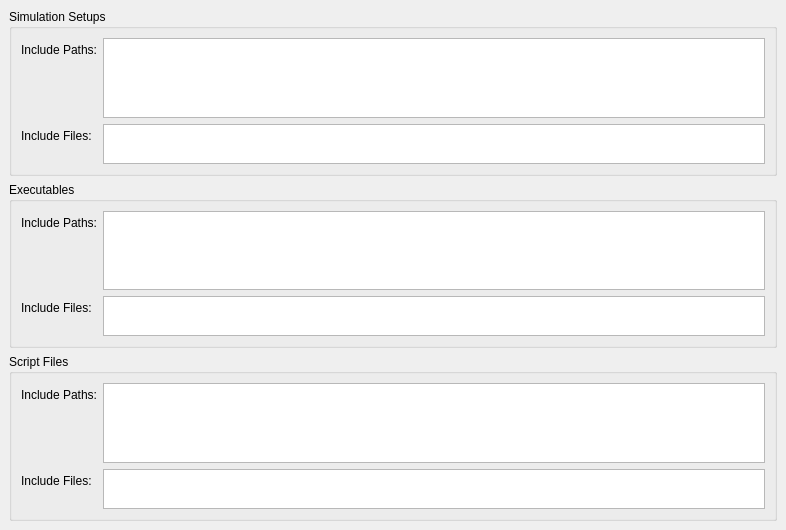
<?xml version="1.0" encoding="UTF-8"?>
<ui version="4.0">
 <class>SimulationSettings</class>
 <widget class="SettingsWidget" name="SimulationSettings">
  <property name="geometry">
   <rect>
    <x>0</x>
    <y>0</y>
    <width>786</width>
    <height>530</height>
   </rect>
  </property>
  <property name="windowTitle">
   <string>Form</string>
  </property>
  <layout class="QVBoxLayout" name="verticalLayout">
   <property name="spacing">
    <number>0</number>
   </property>
   <property name="margin">
    <number>0</number>
   </property>
   <item>
    <widget class="QScrollArea" name="scrollArea">
     <property name="frameShape">
      <enum>QFrame::NoFrame</enum>
     </property>
     <property name="frameShadow">
      <enum>QFrame::Sunken</enum>
     </property>
     <property name="lineWidth">
      <number>0</number>
     </property>
     <property name="widgetResizable">
      <bool>true</bool>
     </property>
     <widget class="QWidget" name="scrollAreaWidgetContents">
      <property name="geometry">
       <rect>
        <x>0</x>
        <y>0</y>
        <width>786</width>
        <height>530</height>
       </rect>
      </property>
      <layout class="QVBoxLayout" name="verticalLayout_2">
       <item>
        <widget class="QGroupBox" name="setupsGroupBox">
         <property name="title">
          <string>Simulation Setups</string>
         </property>
         <layout class="QFormLayout" name="formLayout_2">
          <item row="0" column="0">
           <widget class="QLabel" name="setupsLabel1">
            <property name="text">
             <string>Include Paths:</string>
            </property>
           </widget>
          </item>
          <item row="0" column="1">
           <widget class="QPlainTextEdit" name="setupsPathsEdit">
            <property name="toolTip">
             <string>Enter-separated list of include directories for Simulation Setups.</string>
            </property>
            <property name="whatsThis">
             <string>Include paths for simulation setups.

Simulation setup files found in one of these directories will be shown as default setups in the simulation setup list in the file menu.</string>
            </property>
           </widget>
          </item>
          <item row="1" column="0">
           <widget class="QLabel" name="setupsLabel2">
            <property name="text">
             <string>Include Files:</string>
            </property>
           </widget>
          </item>
          <item row="1" column="1">
           <widget class="QPlainTextEdit" name="setupsFilesEdit">
            <property name="maximumSize">
             <size>
              <width>16777215</width>
              <height>40</height>
             </size>
            </property>
            <property name="toolTip">
             <string>Enter-separated list of single SimulationSetups to include.</string>
            </property>
            <property name="whatsThis">
             <string>Include single simulation setups.

Simulation setup files included this way will be shown as default setups in the simulation setup list in the file menu.</string>
            </property>
           </widget>
          </item>
         </layout>
        </widget>
       </item>
       <item>
        <widget class="QGroupBox" name="executablesGroupBox">
         <property name="title">
          <string>Executables</string>
         </property>
         <layout class="QFormLayout" name="formLayout">
          <item row="0" column="0">
           <widget class="QLabel" name="executablesLabel1">
            <property name="text">
             <string>Include Paths:</string>
            </property>
           </widget>
          </item>
          <item row="0" column="1">
           <widget class="QPlainTextEdit" name="executablesPathsEdit">
            <property name="toolTip">
             <string>&lt;!DOCTYPE HTML PUBLIC &quot;-//W3C//DTD HTML 4.0//EN&quot; &quot;http://www.w3.org/TR/REC-html40/strict.dtd&quot;&gt;
&lt;html&gt;&lt;head&gt;&lt;meta name=&quot;qrichtext&quot; content=&quot;1&quot; /&gt;&lt;style type=&quot;text/css&quot;&gt;
p, li { white-space: pre-wrap; }
&lt;/style&gt;&lt;/head&gt;&lt;body style=&quot; font-family:'MS Shell Dlg 2'; font-size:8.25pt; font-weight:400; font-style:normal;&quot;&gt;
&lt;p style=&quot; margin-top:0px; margin-bottom:0px; margin-left:0px; margin-right:0px; -qt-block-indent:0; text-indent:0px;&quot;&gt;&lt;span style=&quot; font-size:8pt;&quot;&gt;Enter-separated list of include directories for executables.&lt;/span&gt;&lt;/p&gt;
&lt;p style=&quot; margin-top:0px; margin-bottom:0px; margin-left:0px; margin-right:0px; -qt-block-indent:0; text-indent:0px;&quot;&gt;&lt;span style=&quot; font-size:8pt;&quot;&gt;Executables contained in one of these directories can be addressed in several plugins simply by using their name.&lt;/span&gt;&lt;/p&gt;&lt;/body&gt;&lt;/html&gt;</string>
            </property>
            <property name="whatsThis">
             <string>&lt;!DOCTYPE HTML PUBLIC &quot;-//W3C//DTD HTML 4.0//EN&quot; &quot;http://www.w3.org/TR/REC-html40/strict.dtd&quot;&gt;
&lt;html&gt;&lt;head&gt;&lt;meta name=&quot;qrichtext&quot; content=&quot;1&quot; /&gt;&lt;style type=&quot;text/css&quot;&gt;
p, li { white-space: pre-wrap; }
&lt;/style&gt;&lt;/head&gt;&lt;body style=&quot; font-family:'MS Shell Dlg 2'; font-size:8.25pt; font-weight:400; font-style:normal;&quot;&gt;
&lt;p style=&quot; margin-top:0px; margin-bottom:0px; margin-left:0px; margin-right:0px; -qt-block-indent:0; text-indent:0px;&quot;&gt;&lt;span style=&quot; font-size:8pt;&quot;&gt;Include paths for executables.&lt;/span&gt;&lt;/p&gt;
&lt;p style=&quot;-qt-paragraph-type:empty; margin-top:0px; margin-bottom:0px; margin-left:0px; margin-right:0px; -qt-block-indent:0; text-indent:0px; font-size:8pt;&quot;&gt;&lt;/p&gt;
&lt;p style=&quot; margin-top:0px; margin-bottom:0px; margin-left:0px; margin-right:0px; -qt-block-indent:0; text-indent:0px;&quot;&gt;&lt;span style=&quot; font-size:8pt;&quot;&gt;Executables found in one of these directories can be addressed by their name in the Simulation Manager.&lt;/span&gt;&lt;/p&gt;
&lt;p style=&quot; margin-top:0px; margin-bottom:0px; margin-left:0px; margin-right:0px; -qt-block-indent:0; text-indent:0px;&quot;&gt;&lt;span style=&quot; font-size:8pt;&quot;&gt;(E.g. &amp;quot;C:\\....\MyExecutable.exe&amp;quot; can be addressed as &amp;quot;MyExecutable.exe&amp;quot; or &amp;quot;MyExecutable&amp;quot;)&lt;/span&gt;&lt;/p&gt;&lt;/body&gt;&lt;/html&gt;</string>
            </property>
           </widget>
          </item>
          <item row="1" column="0">
           <widget class="QLabel" name="executablesLabel2">
            <property name="text">
             <string>Include Files:</string>
            </property>
           </widget>
          </item>
          <item row="1" column="1">
           <widget class="QPlainTextEdit" name="executablesFilesEdit">
            <property name="sizePolicy">
             <sizepolicy hsizetype="Expanding" vsizetype="Expanding">
              <horstretch>0</horstretch>
              <verstretch>0</verstretch>
             </sizepolicy>
            </property>
            <property name="minimumSize">
             <size>
              <width>0</width>
              <height>40</height>
             </size>
            </property>
            <property name="maximumSize">
             <size>
              <width>16777215</width>
              <height>40</height>
             </size>
            </property>
            <property name="toolTip">
             <string>&lt;!DOCTYPE HTML PUBLIC &quot;-//W3C//DTD HTML 4.0//EN&quot; &quot;http://www.w3.org/TR/REC-html40/strict.dtd&quot;&gt;
&lt;html&gt;&lt;head&gt;&lt;meta name=&quot;qrichtext&quot; content=&quot;1&quot; /&gt;&lt;style type=&quot;text/css&quot;&gt;
p, li { white-space: pre-wrap; }
&lt;/style&gt;&lt;/head&gt;&lt;body style=&quot; font-family:'MS Shell Dlg 2'; font-size:8.25pt; font-weight:400; font-style:normal;&quot;&gt;
&lt;p style=&quot; margin-top:0px; margin-bottom:0px; margin-left:0px; margin-right:0px; -qt-block-indent:0; text-indent:0px;&quot;&gt;&lt;span style=&quot; font-size:8pt;&quot;&gt;Enter-separated list of paths to single executables to include.&lt;/span&gt;&lt;/p&gt;
&lt;p style=&quot; margin-top:0px; margin-bottom:0px; margin-left:0px; margin-right:0px; -qt-block-indent:0; text-indent:0px;&quot;&gt;&lt;span style=&quot; font-size:8pt;&quot;&gt;Executables that are included can be addressed in several plugins simply by using their name.&lt;/span&gt;&lt;/p&gt;&lt;/body&gt;&lt;/html&gt;</string>
            </property>
            <property name="whatsThis">
             <string>&lt;!DOCTYPE HTML PUBLIC &quot;-//W3C//DTD HTML 4.0//EN&quot; &quot;http://www.w3.org/TR/REC-html40/strict.dtd&quot;&gt;
&lt;html&gt;&lt;head&gt;&lt;meta name=&quot;qrichtext&quot; content=&quot;1&quot; /&gt;&lt;style type=&quot;text/css&quot;&gt;
p, li { white-space: pre-wrap; }
&lt;/style&gt;&lt;/head&gt;&lt;body style=&quot; font-family:'MS Shell Dlg 2'; font-size:8.25pt; font-weight:400; font-style:normal;&quot;&gt;
&lt;p style=&quot; margin-top:0px; margin-bottom:0px; margin-left:0px; margin-right:0px; -qt-block-indent:0; text-indent:0px;&quot;&gt;&lt;span style=&quot; font-size:8pt;&quot;&gt;Includes single executables.&lt;/span&gt;&lt;/p&gt;
&lt;p style=&quot;-qt-paragraph-type:empty; margin-top:0px; margin-bottom:0px; margin-left:0px; margin-right:0px; -qt-block-indent:0; text-indent:0px; font-size:8pt;&quot;&gt;&lt;/p&gt;
&lt;p style=&quot; margin-top:0px; margin-bottom:0px; margin-left:0px; margin-right:0px; -qt-block-indent:0; text-indent:0px;&quot;&gt;&lt;span style=&quot; font-size:8pt;&quot;&gt;Executables included this way can be addressed by their name in the Simulation Manager.&lt;/span&gt;&lt;/p&gt;
&lt;p style=&quot; margin-top:0px; margin-bottom:0px; margin-left:0px; margin-right:0px; -qt-block-indent:0; text-indent:0px;&quot;&gt;&lt;span style=&quot; font-size:8pt;&quot;&gt;(E.g. &amp;quot;C:\\....\MyExecutable.exe&amp;quot; can be addressed as &amp;quot;MyExecutable.exe&amp;quot; or &amp;quot;MyExecutable&amp;quot;)&lt;/span&gt;&lt;/p&gt;&lt;/body&gt;&lt;/html&gt;</string>
            </property>
           </widget>
          </item>
         </layout>
        </widget>
       </item>
       <item>
        <widget class="QGroupBox" name="scriptsGroupBox">
         <property name="title">
          <string>Script Files</string>
         </property>
         <layout class="QFormLayout" name="formLayout_3">
          <item row="0" column="0">
           <widget class="QLabel" name="scriptsLabel1">
            <property name="text">
             <string>Include Paths:</string>
            </property>
           </widget>
          </item>
          <item row="0" column="1">
           <widget class="QPlainTextEdit" name="scriptsPathsEdit">
            <property name="toolTip">
             <string>&lt;!DOCTYPE HTML PUBLIC &quot;-//W3C//DTD HTML 4.0//EN&quot; &quot;http://www.w3.org/TR/REC-html40/strict.dtd&quot;&gt;
&lt;html&gt;&lt;head&gt;&lt;meta name=&quot;qrichtext&quot; content=&quot;1&quot; /&gt;&lt;style type=&quot;text/css&quot;&gt;
p, li { white-space: pre-wrap; }
&lt;/style&gt;&lt;/head&gt;&lt;body style=&quot; font-family:'MS Shell Dlg 2'; font-size:8.25pt; font-weight:400; font-style:normal;&quot;&gt;
&lt;p style=&quot; margin-top:0px; margin-bottom:0px; margin-left:0px; margin-right:0px; -qt-block-indent:0; text-indent:0px;&quot;&gt;&lt;span style=&quot; font-size:8pt;&quot;&gt;Enter-separated list of include directories for script files.&lt;/span&gt;&lt;/p&gt;
&lt;p style=&quot; margin-top:0px; margin-bottom:0px; margin-left:0px; margin-right:0px; -qt-block-indent:0; text-indent:0px;&quot;&gt;&lt;span style=&quot; font-size:8pt;&quot;&gt;Script files contained in one of these directories can be addressed in several plugins simply by using their name.&lt;/span&gt;&lt;/p&gt;&lt;/body&gt;&lt;/html&gt;</string>
            </property>
            <property name="whatsThis">
             <string>&lt;!DOCTYPE HTML PUBLIC &quot;-//W3C//DTD HTML 4.0//EN&quot; &quot;http://www.w3.org/TR/REC-html40/strict.dtd&quot;&gt;
&lt;html&gt;&lt;head&gt;&lt;meta name=&quot;qrichtext&quot; content=&quot;1&quot; /&gt;&lt;style type=&quot;text/css&quot;&gt;
p, li { white-space: pre-wrap; }
&lt;/style&gt;&lt;/head&gt;&lt;body style=&quot; font-family:'MS Shell Dlg 2'; font-size:8.25pt; font-weight:400; font-style:normal;&quot;&gt;
&lt;p style=&quot; margin-top:0px; margin-bottom:0px; margin-left:0px; margin-right:0px; -qt-block-indent:0; text-indent:0px;&quot;&gt;&lt;span style=&quot; font-size:8pt;&quot;&gt;Include paths for script files.&lt;/span&gt;&lt;/p&gt;
&lt;p style=&quot;-qt-paragraph-type:empty; margin-top:0px; margin-bottom:0px; margin-left:0px; margin-right:0px; -qt-block-indent:0; text-indent:0px; font-size:8pt;&quot;&gt;&lt;/p&gt;
&lt;p style=&quot; margin-top:0px; margin-bottom:0px; margin-left:0px; margin-right:0px; -qt-block-indent:0; text-indent:0px;&quot;&gt;&lt;span style=&quot; font-size:8pt;&quot;&gt;Script files found in one of these directories can be addressed by their name in the Simulation Manager.&lt;/span&gt;&lt;/p&gt;
&lt;p style=&quot; margin-top:0px; margin-bottom:0px; margin-left:0px; margin-right:0px; -qt-block-indent:0; text-indent:0px;&quot;&gt;&lt;span style=&quot; font-size:8pt;&quot;&gt;(E.g. &amp;quot;C:\\....\MyScript.rb&amp;quot; can be addressed as &amp;quot;MyScript.rb&amp;quot; or &amp;quot;MyScript&amp;quot;)&lt;/span&gt;&lt;/p&gt;&lt;/body&gt;&lt;/html&gt;</string>
            </property>
           </widget>
          </item>
          <item row="1" column="0">
           <widget class="QLabel" name="scriptsLabel2">
            <property name="text">
             <string>Include Files:</string>
            </property>
           </widget>
          </item>
          <item row="1" column="1">
           <widget class="QPlainTextEdit" name="scriptsFilesEdit">
            <property name="maximumSize">
             <size>
              <width>16777215</width>
              <height>40</height>
             </size>
            </property>
            <property name="toolTip">
             <string>&lt;!DOCTYPE HTML PUBLIC &quot;-//W3C//DTD HTML 4.0//EN&quot; &quot;http://www.w3.org/TR/REC-html40/strict.dtd&quot;&gt;
&lt;html&gt;&lt;head&gt;&lt;meta name=&quot;qrichtext&quot; content=&quot;1&quot; /&gt;&lt;style type=&quot;text/css&quot;&gt;
p, li { white-space: pre-wrap; }
&lt;/style&gt;&lt;/head&gt;&lt;body style=&quot; font-family:'MS Shell Dlg 2'; font-size:8.25pt; font-weight:400; font-style:normal;&quot;&gt;
&lt;p style=&quot; margin-top:0px; margin-bottom:0px; margin-left:0px; margin-right:0px; -qt-block-indent:0; text-indent:0px;&quot;&gt;&lt;span style=&quot; font-size:8pt;&quot;&gt;Enter-separated list of paths to single script files to include.&lt;/span&gt;&lt;/p&gt;
&lt;p style=&quot; margin-top:0px; margin-bottom:0px; margin-left:0px; margin-right:0px; -qt-block-indent:0; text-indent:0px;&quot;&gt;&lt;span style=&quot; font-size:8pt;&quot;&gt;Script files that are included can be addressed in several plugins simply by using their name.&lt;/span&gt;&lt;/p&gt;&lt;/body&gt;&lt;/html&gt;</string>
            </property>
            <property name="whatsThis">
             <string>&lt;!DOCTYPE HTML PUBLIC &quot;-//W3C//DTD HTML 4.0//EN&quot; &quot;http://www.w3.org/TR/REC-html40/strict.dtd&quot;&gt;
&lt;html&gt;&lt;head&gt;&lt;meta name=&quot;qrichtext&quot; content=&quot;1&quot; /&gt;&lt;style type=&quot;text/css&quot;&gt;
p, li { white-space: pre-wrap; }
&lt;/style&gt;&lt;/head&gt;&lt;body style=&quot; font-family:'MS Shell Dlg 2'; font-size:8.25pt; font-weight:400; font-style:normal;&quot;&gt;
&lt;p style=&quot; margin-top:0px; margin-bottom:0px; margin-left:0px; margin-right:0px; -qt-block-indent:0; text-indent:0px;&quot;&gt;&lt;span style=&quot; font-size:8pt;&quot;&gt;Includes single script files.&lt;/span&gt;&lt;/p&gt;
&lt;p style=&quot;-qt-paragraph-type:empty; margin-top:0px; margin-bottom:0px; margin-left:0px; margin-right:0px; -qt-block-indent:0; text-indent:0px; font-size:8pt;&quot;&gt;&lt;/p&gt;
&lt;p style=&quot; margin-top:0px; margin-bottom:0px; margin-left:0px; margin-right:0px; -qt-block-indent:0; text-indent:0px;&quot;&gt;&lt;span style=&quot; font-size:8pt;&quot;&gt;Script files included this way can be addressed by their name in the Simulation Manager.&lt;/span&gt;&lt;/p&gt;
&lt;p style=&quot; margin-top:0px; margin-bottom:0px; margin-left:0px; margin-right:0px; -qt-block-indent:0; text-indent:0px;&quot;&gt;&lt;span style=&quot; font-size:8pt;&quot;&gt;(E.g. &amp;quot;C:\\....\MyScript.rb&amp;quot; can be addressed as &amp;quot;MyScript.rb&amp;quot; or &amp;quot;MyScript&amp;quot;)&lt;/span&gt;&lt;/p&gt;&lt;/body&gt;&lt;/html&gt;</string>
            </property>
           </widget>
          </item>
         </layout>
        </widget>
       </item>
      </layout>
     </widget>
    </widget>
   </item>
  </layout>
 </widget>
 <customwidgets>
  <customwidget>
   <class>SettingsWidget</class>
   <extends>QWidget</extends>
   <header>settingswidget.h</header>
   <container>1</container>
  </customwidget>
 </customwidgets>
 <resources/>
 <connections>
  <connection>
   <sender>executablesPathsEdit</sender>
   <signal>textChanged()</signal>
   <receiver>SimulationSettings</receiver>
   <slot>editExecutablePaths()</slot>
   <hints>
    <hint type="sourcelabel">
     <x>669</x>
     <y>425</y>
    </hint>
    <hint type="destinationlabel">
     <x>698</x>
     <y>42</y>
    </hint>
   </hints>
  </connection>
  <connection>
   <sender>executablesFilesEdit</sender>
   <signal>textChanged()</signal>
   <receiver>SimulationSettings</receiver>
   <slot>editExecutableFiles()</slot>
   <hints>
    <hint type="sourcelabel">
     <x>669</x>
     <y>491</y>
    </hint>
    <hint type="destinationlabel">
     <x>698</x>
     <y>134</y>
    </hint>
   </hints>
  </connection>
  <connection>
   <sender>setupsPathsEdit</sender>
   <signal>textChanged()</signal>
   <receiver>SimulationSettings</receiver>
   <slot>editSetupPaths()</slot>
   <hints>
    <hint type="sourcelabel">
     <x>669</x>
     <y>273</y>
    </hint>
    <hint type="destinationlabel">
     <x>698</x>
     <y>205</y>
    </hint>
   </hints>
  </connection>
  <connection>
   <sender>setupsFilesEdit</sender>
   <signal>textChanged()</signal>
   <receiver>SimulationSettings</receiver>
   <slot>editSetupFiles()</slot>
   <hints>
    <hint type="sourcelabel">
     <x>669</x>
     <y>335</y>
    </hint>
    <hint type="destinationlabel">
     <x>698</x>
     <y>276</y>
    </hint>
   </hints>
  </connection>
  <connection>
   <sender>scriptsPathsEdit</sender>
   <signal>textChanged()</signal>
   <receiver>SimulationSettings</receiver>
   <slot>editScriptPaths()</slot>
   <hints>
    <hint type="sourcelabel">
     <x>669</x>
     <y>580</y>
    </hint>
    <hint type="destinationlabel">
     <x>698</x>
     <y>370</y>
    </hint>
   </hints>
  </connection>
  <connection>
   <sender>scriptsFilesEdit</sender>
   <signal>textChanged()</signal>
   <receiver>SimulationSettings</receiver>
   <slot>editScriptFiles()</slot>
   <hints>
    <hint type="sourcelabel">
     <x>669</x>
     <y>647</y>
    </hint>
    <hint type="destinationlabel">
     <x>698</x>
     <y>433</y>
    </hint>
   </hints>
  </connection>
 </connections>
 <slots>
  <slot>editExecutablePaths()</slot>
  <slot>editExecutableFiles()</slot>
  <slot>editSetupPaths()</slot>
  <slot>editSetupFiles()</slot>
  <slot>editScriptPaths()</slot>
  <slot>editScriptFiles()</slot>
  <slot>editPluginPaths()</slot>
  <slot>editPluginFiles()</slot>
 </slots>
</ui>
